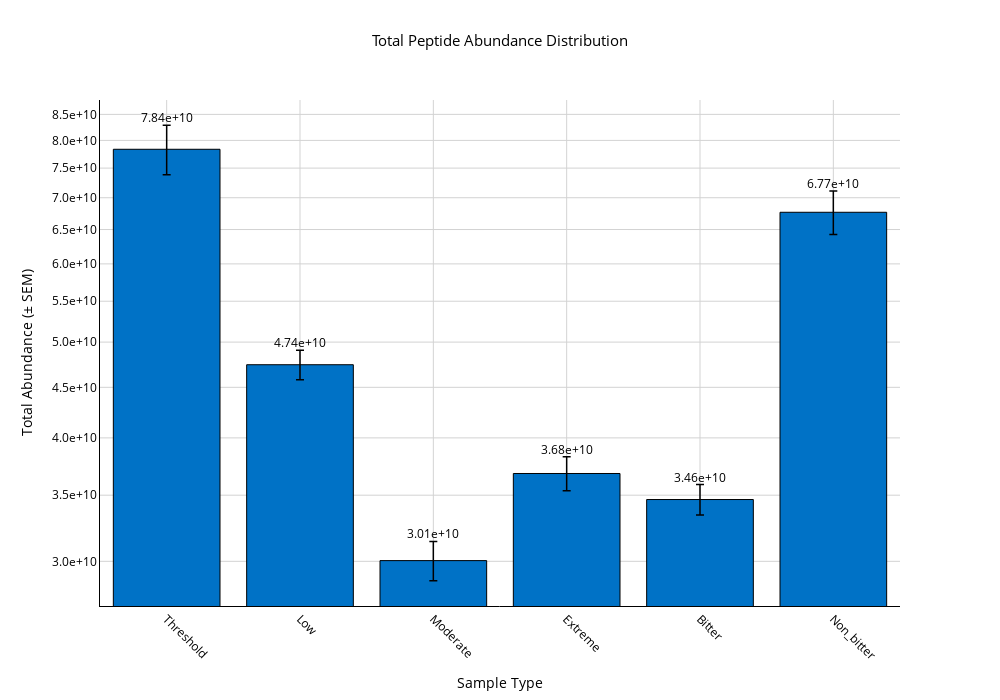
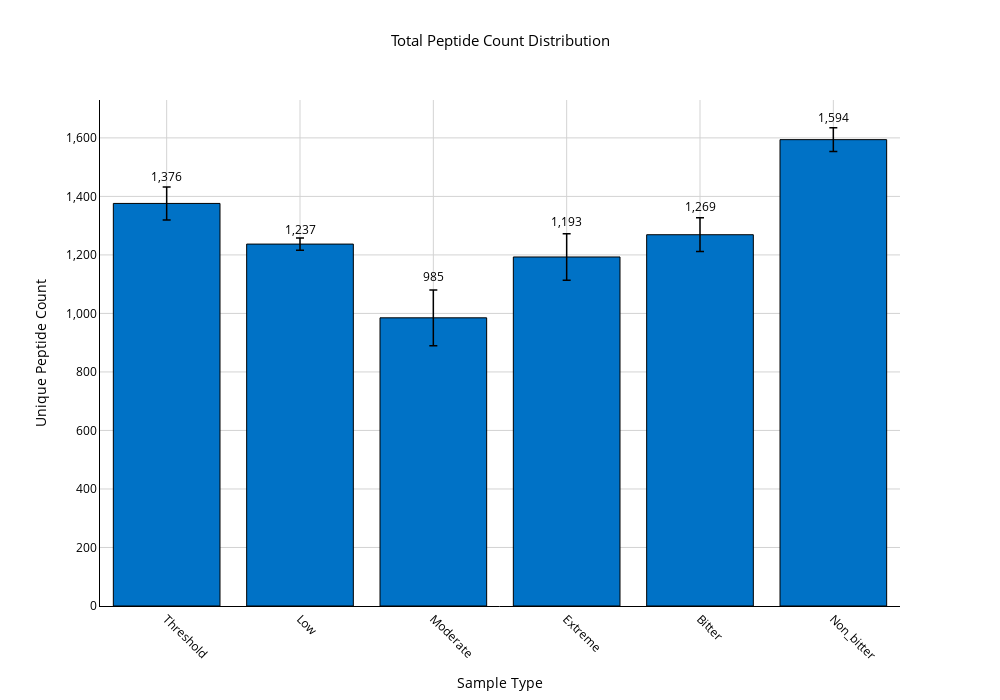
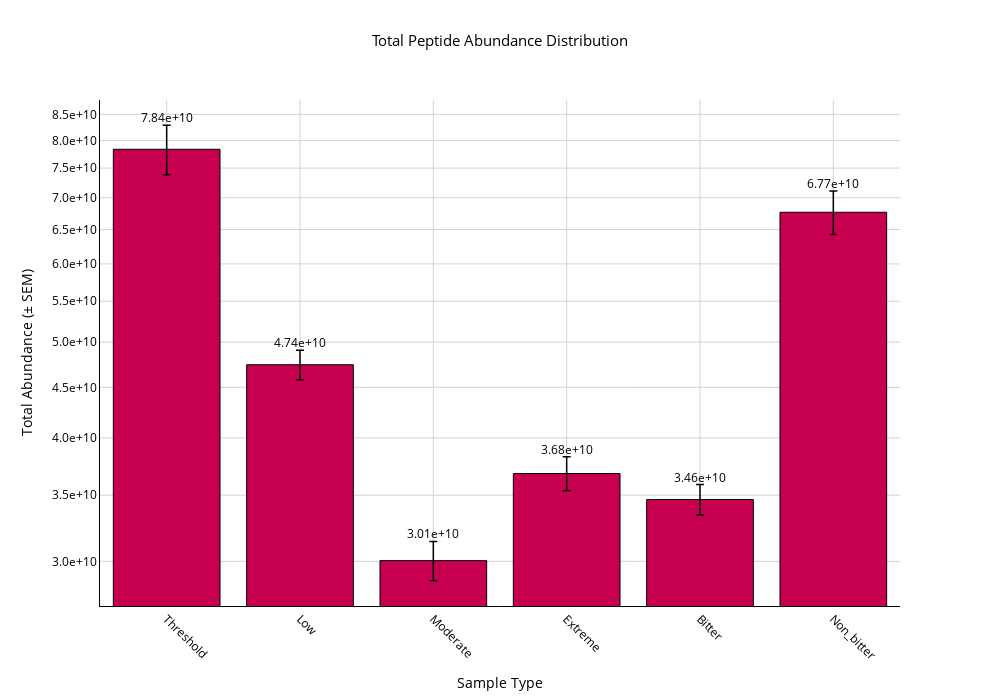
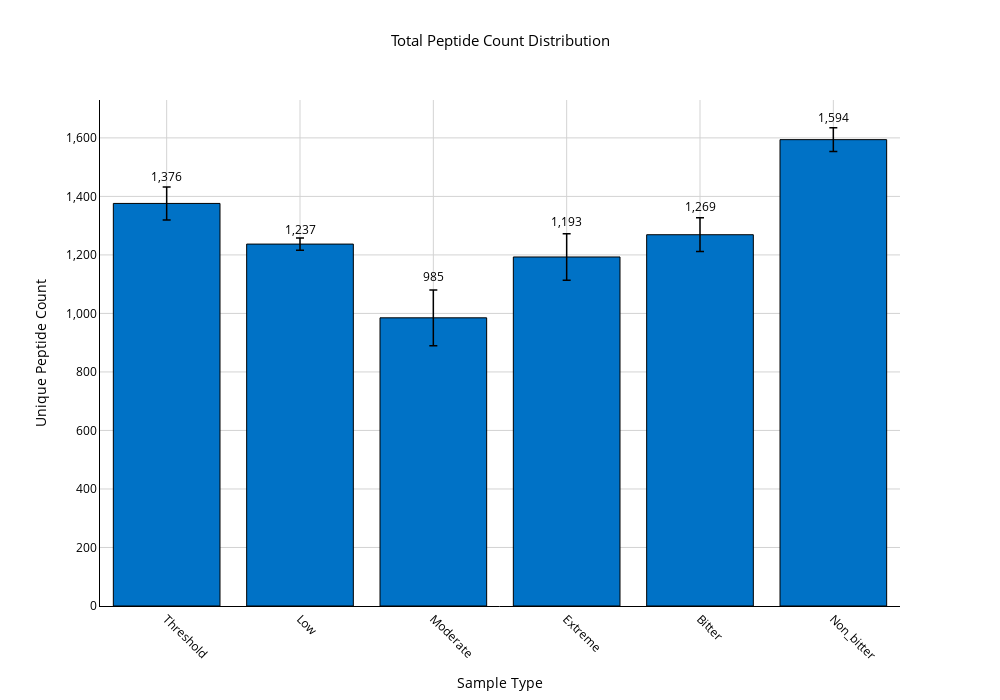

Notebook source saved alongside these figures, in order:
### Code cell
# Initialize the interface
data_transformer = DataTransformation()
data_transformer.setup_data_loading_ui()

# Create bioactive plotter
peptideplotter = TotalPeptidePlotter(data_transformer)
peptideplotter.display()

### Figure 1 — Plotly figure (JSON) as saved in the notebook; plotly's stock layout.template omitted (floating-point values rounded to 4 significant figures)
{"data": [{"error_y": {"array": [4502000000.0, 1629000000.0, 1373000000.0, 1454000000.0, 1227000000.0, 3427000000.0], "color": "#000000", "thickness": 1.5, "type": "data", "visible": true, "width": 4}, "hovertemplate": "Group: %{x}<br>Total Abundance: %{y:.2e}<br>SEM: %{error_y.array:.2e}<br><extra></extra>", "marker": {"color": "#0072C6", "line": {"color": "black", "width": 1}}, "name": "Total Absorbance", "type": "bar", "x": ["Threshold", "Low", "Moderate", "Extreme", "Bitter", "Non_bitter"], "y": [78370000000.0, 47430000000.0, 30050000000.0, 36820000000.0, 34650000000.0, 67670000000.0]}, {"hoverinfo": "none", "mode": "text", "showlegend": false, "text": ["7.84e+10", "4.74e+10", "3.01e+10", "3.68e+10", "3.46e+10", "6.77e+10"], "textfont": {"size": 12}, "textposition": "top center", "type": "scatter", "x": ["Threshold", "Low", "Moderate", "Extreme", "Bitter", "Non_bitter"], "y": [82870000000.0, 49060000000.0, 31420000000.0, 38270000000.0, 35880000000.0, 71090000000.0]}], "layout": {"font": {"color": "black"}, "height": 700, "margin": {"l": 100, "r": 100, "t": 100}, "showlegend": false, "title": {"font": {"color": "black", "size": 15}, "text": "Total Peptide Abundance Distribution", "x": 0.5, "xanchor": "center", "y": 0.95, "yanchor": "top"}, "width": 1000, "xaxis": {"gridcolor": "lightgray", "linecolor": "black", "linewidth": 1, "mirror": false, "showgrid": true, "showline": true, "tickangle": 45, "tickfont": {"size": 12}, "title": {"font": {"size": 14}, "text": "Sample Type"}, "zeroline": false}, "yaxis": {"exponentformat": "E", "gridcolor": "lightgray", "linecolor": "black", "linewidth": 1, "mirror": false, "showexponent": "all", "showgrid": true, "showline": true, "tickfont": {"size": 12}, "tickformat": ".1e", "title": {"font": {"size": 14}, "text": "Total Abundance (± SEM)"}, "type": "log", "zeroline": false}}}

### Figure 2 — Plotly figure (JSON) as saved in the notebook; plotly's stock layout.template omitted (floating-point values rounded to 4 significant figures)
{"data": [{"error_y": {"array": [56.38, 21.17, 95.19, 79.39, 57.68, 40.87], "color": "#000000", "thickness": 1.5, "type": "data", "visible": true, "width": 4}, "hovertemplate": "Group: %{x}<br>Unique Peptides: %{y:.0f}<br>SEM: %{error_y.array:.1f}<br><extra></extra>", "marker": {"color": "#0072C6", "line": {"color": "black", "width": 1}}, "name": "Peptide Count", "type": "bar", "x": ["Threshold", "Low", "Moderate", "Extreme", "Bitter", "Non_bitter"], "y": [1376, 1237, 985, 1193, 1269, 1594]}, {"hoverinfo": "none", "mode": "text", "showlegend": false, "text": ["1,376", "1,237", "985", "1,193", "1,269", "1,594"], "textfont": {"size": 12}, "textposition": "top center", "type": "scatter", "x": ["Threshold", "Low", "Moderate", "Extreme", "Bitter", "Non_bitter"], "y": [1444.0, 1262.0, 1099.0, 1288.0, 1338.0, 1643.0]}], "layout": {"font": {"color": "black"}, "height": 700, "margin": {"l": 100, "r": 100, "t": 100}, "showlegend": false, "title": {"font": {"color": "black", "size": 15}, "text": "Total Peptide Count Distribution", "x": 0.5, "xanchor": "center", "y": 0.95, "yanchor": "top"}, "width": 1000, "xaxis": {"gridcolor": "lightgray", "linecolor": "black", "linewidth": 1, "mirror": false, "showgrid": true, "showline": true, "tickangle": 45, "tickfont": {"size": 12}, "title": {"font": {"size": 14}, "text": "Sample Type"}, "zeroline": false}, "yaxis": {"gridcolor": "lightgray", "linecolor": "black", "linewidth": 1, "mirror": false, "showgrid": true, "showline": true, "tickfont": {"size": 12}, "tickformat": ",d", "title": {"font": {"size": 14}, "text": "Unique Peptide Count"}, "zeroline": false}}}

### Figure 3 — Plotly figure (JSON) as saved in the notebook; plotly's stock layout.template omitted (floating-point values rounded to 4 significant figures)
{"data": [{"error_y": {"array": [4502000000.0, 1629000000.0, 1373000000.0, 1454000000.0, 1227000000.0, 3427000000.0], "color": "#000000", "thickness": 1.5, "type": "data", "visible": true, "width": 4}, "hovertemplate": "Group: %{x}<br>Total Abundance: %{y:.2e}<br>SEM: %{error_y.array:.2e}<br><extra></extra>", "marker": {"color": "#c70050", "line": {"color": "black", "width": 1}}, "name": "Total Absorbance", "type": "bar", "x": ["Threshold", "Low", "Moderate", "Extreme", "Bitter", "Non_bitter"], "y": [78370000000.0, 47430000000.0, 30050000000.0, 36820000000.0, 34650000000.0, 67670000000.0]}, {"hoverinfo": "none", "mode": "text", "showlegend": false, "text": ["7.84e+10", "4.74e+10", "3.01e+10", "3.68e+10", "3.46e+10", "6.77e+10"], "textfont": {"size": 12}, "textposition": "top center", "type": "scatter", "x": ["Threshold", "Low", "Moderate", "Extreme", "Bitter", "Non_bitter"], "y": [82870000000.0, 49060000000.0, 31420000000.0, 38270000000.0, 35880000000.0, 71090000000.0]}], "layout": {"font": {"color": "black"}, "height": 700, "margin": {"l": 100, "r": 100, "t": 100}, "showlegend": false, "title": {"font": {"color": "black", "size": 15}, "text": "Total Peptide Abundance Distribution", "x": 0.5, "xanchor": "center", "y": 0.95, "yanchor": "top"}, "width": 1000, "xaxis": {"gridcolor": "lightgray", "linecolor": "black", "linewidth": 1, "mirror": false, "showgrid": true, "showline": true, "tickangle": 45, "tickfont": {"size": 12}, "title": {"font": {"size": 14}, "text": "Sample Type"}, "zeroline": false}, "yaxis": {"exponentformat": "E", "gridcolor": "lightgray", "linecolor": "black", "linewidth": 1, "mirror": false, "showexponent": "all", "showgrid": true, "showline": true, "tickfont": {"size": 12}, "tickformat": ".1e", "title": {"font": {"size": 14}, "text": "Total Abundance (± SEM)"}, "type": "log", "zeroline": false}}}

### Figure 4 — Plotly figure (JSON) as saved in the notebook; plotly's stock layout.template omitted (floating-point values rounded to 4 significant figures)
{"data": [{"error_y": {"array": [56.38, 21.17, 95.19, 79.39, 57.68, 40.87], "color": "#000000", "thickness": 1.5, "type": "data", "visible": true, "width": 4}, "hovertemplate": "Group: %{x}<br>Unique Peptides: %{y:.0f}<br>SEM: %{error_y.array:.1f}<br><extra></extra>", "marker": {"color": "#0072C6", "line": {"color": "black", "width": 1}}, "name": "Peptide Count", "type": "bar", "x": ["Threshold", "Low", "Moderate", "Extreme", "Bitter", "Non_bitter"], "y": [1376, 1237, 985, 1193, 1269, 1594]}, {"hoverinfo": "none", "mode": "text", "showlegend": false, "text": ["1,376", "1,237", "985", "1,193", "1,269", "1,594"], "textfont": {"size": 12}, "textposition": "top center", "type": "scatter", "x": ["Threshold", "Low", "Moderate", "Extreme", "Bitter", "Non_bitter"], "y": [1444.0, 1262.0, 1099.0, 1288.0, 1338.0, 1643.0]}], "layout": {"font": {"color": "black"}, "height": 700, "margin": {"l": 100, "r": 100, "t": 100}, "showlegend": false, "title": {"font": {"color": "black", "size": 15}, "text": "Total Peptide Count Distribution", "x": 0.5, "xanchor": "center", "y": 0.95, "yanchor": "top"}, "width": 1000, "xaxis": {"gridcolor": "lightgray", "linecolor": "black", "linewidth": 1, "mirror": false, "showgrid": true, "showline": true, "tickangle": 45, "tickfont": {"size": 12}, "title": {"font": {"size": 14}, "text": "Sample Type"}, "zeroline": false}, "yaxis": {"gridcolor": "lightgray", "linecolor": "black", "linewidth": 1, "mirror": false, "showgrid": true, "showline": true, "tickfont": {"size": 12}, "tickformat": ",d", "title": {"font": {"size": 14}, "text": "Unique Peptide Count"}, "zeroline": false}}}
